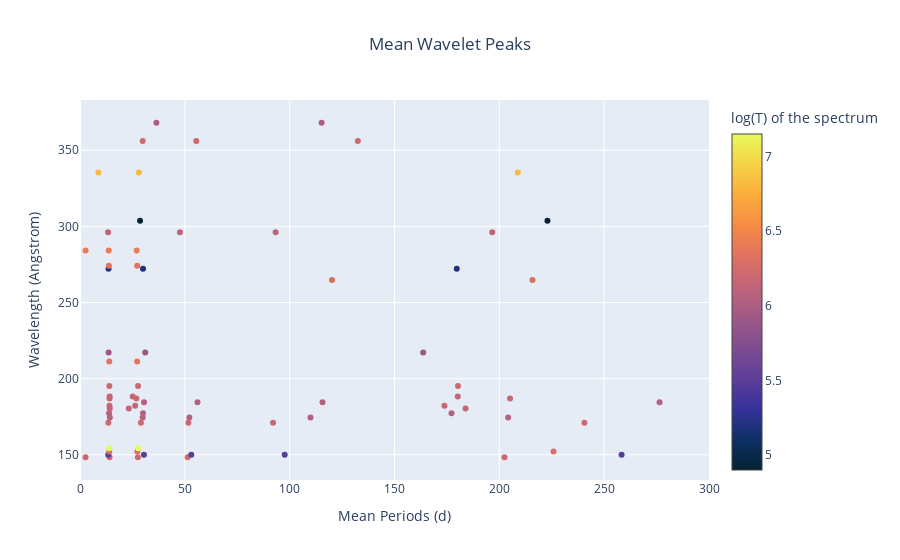

The notebook cell saved with this chart:
### Code cell
# Define a color scale: suggested: Viridis, inferno, magma, plasma, cividis,spectral
color_scale = 'thermal'

df=wavelet_mean_df.copy()


# Create figure
fig = go.Figure()

# Add scatter plot
fig.add_trace(
    go.Scatter(
        x=df['mean periods'],
        y=df['wavelength'],
        mode='markers',
        marker=dict(
            color=df['temperature'],  # Use normalized 'size' for color
            colorscale=color_scale,  # Define color scale
            colorbar=dict(title=r'log(T) of the spectrum'),  # Show color scale bar
            showscale=True,# show the color bar (color scale)
        ),
        showlegend=False, # otherwise a legend will appear on the right,
        text=df['line name'],  # Hover text shows 'size'
                )
            )

# Update layout with title
fig.update_layout(title_text="Mean Wavelet Peaks",title_x=0.5)
fig.update_xaxes(title_text="Mean Periods (d)",range=[0,300])
fig.update_yaxes(title_text="Wavelength (Angstrom)")


# Show figure
fig.show()
fig.write_html('output\wavelet_explore\peak_scatter\\by_wavelength\\mean.html')

### Figure 1 — Plotly figure (JSON) as saved in the notebook; plotly's stock layout.template omitted (floating-point values rounded to 4 significant figures)
{"data": [{"marker": {"color": [6.2, 6.2, 6.2, 6.2, 6.2, 6.2, 6.2, 6.2, 5.5, 5.5, 5.5, 5.5, 5.5, 5.5, 5.5, 6.3, 6.3, 6.3, 6.3, 6.3, 7.15, 7.15, 7.15, 7.15, 7.15, 6.2, 6.2, 6.2, 6.2, 6.2, 6.2, 6.05, 6.05, 6.05, 6.05, 6.05, 6.05, 6.05, 6.05, 6.05, 6.05, 6.05, 6.05, 6.05, 6.15, 6.15, 6.15, 6.15, 6.15, 6.15, 6.15, 6.15, 6.15, 6.15, 6.15, 6.05, 6.05, 6.05, 6.05, 6.05, 6.05, 6.2, 6.2, 6.2, 6.2, 6.2, 6.15, 6.15, 6.15, 6.15, 6.15, 6.15, 6.2, 6.2, 6.2, 6.2, 6.35, 6.35, 6.35, 5.9, 5.9, 5.9, 5.9, 5.9, 6.28, 6.28, 6.28, 6.28, 6.28, 5.2, 5.2, 5.2, 5.2, 6.35, 6.35, 6.35, 6.35, 6.4, 6.4, 6.4, 6.4, 6.1, 6.1, 6.1, 6.1, 6.1, 6.1, 4.9, 4.9, 4.9, 4.9, 6.8, 6.8, 6.8, 6.8, 6.8, 6.8, 6.2, 6.2, 6.2, 6.2, 6.2, 6, 6, 6, 6], "colorbar": {"title": {"text": "log(T) of the spectrum"}}, "colorscale": [[0, "rgb(3, 35, 51)"], [0.09091, "rgb(13, 48, 100)"], [0.1818, "rgb(53, 50, 155)"], [0.2727, "rgb(93, 62, 153)"], [0.3636, "rgb(126, 77, 143)"], [0.4545, "rgb(158, 89, 135)"], [0.5455, "rgb(193, 100, 121)"], [0.6364, "rgb(225, 113, 97)"], [0.7273, "rgb(246, 139, 69)"], [0.8182, "rgb(251, 173, 60)"], [0.9091, "rgb(246, 211, 70)"], [1, "rgb(231, 250, 90)"]], "showscale": true}, "mode": "markers", "showlegend": false, "text": ["Ni XI 148", "Ni XI 148", "Ni XI 148", "Ni XI 148", "Ni XI 148", "Ni XI 148", "Ni XI 148", "Ni XI 148", "O VI 150", "O VI 150", "O VI 150", "O VI 150", "O VI 150", "O VI 150", "O VI 150", "Ni XII 152", "Ni XII 152", "Ni XII 152", "Ni XII 152", "Ni XII 152", "Fe XXIII 154", "Fe XXIII 154", "Fe XXIII 154", "Fe XXIII 154", "Fe XXIII 154", "Fe IX 171", "Fe IX 171", "Fe IX 171", "Fe IX 171", "Fe IX 171", "Fe IX 171", "Fe IX 174", "Fe IX 174", "Fe IX 174", "Fe IX 174", "Fe IX 174", "Fe IX 174", "Fe IX 174", "Fe X 177", "Fe X 177", "Fe X 177", "Fe X 177", "Fe X 177", "Fe X 177", "Fe XI 180", "Fe XI 180", "Fe XI 180", "Fe XI 180", "Fe XI 180", "Fe XI 180", "Fe XI 182", "Fe XI 182", "Fe XI 182", "Fe XI 182", "Fe XI 182", "Fe X 185", "Fe X 185", "Fe X 185", "Fe X 185", "Fe X 185", "Fe X 185", "Fe XII 187", "Fe XII 187", "Fe XII 187", "Fe XII 187", "Fe XII 187", "Fe XI 188", "Fe XI 188", "Fe XI 188", "Fe XI 188", "Fe XI 188", "Fe XI 188", "Fe XII 195", "Fe XII 195", "Fe XII 195", "Fe XII 195", "Fe XIV 211", "Fe XIV 211", "Fe XIV 211", "Fe IX 217", "Fe IX 217", "Fe IX 217", "Fe IX 217", "Fe IX 217", "Fe XIV 265", "Fe XIV 265", "Fe XIV 265", "Fe XIV 265", "Fe XIV 265", "O IV 272", "O IV 272", "O IV 272", "O IV 272", "Fe XIV 274", "Fe XIV 274", "Fe XIV 274", "Fe XIV 274", "Fe XV 284", "Fe XV 284", "Fe XV 284", "Fe XV 284", "Si IX 296", "Si IX 296", "Si IX 296", "Si IX 296", "Si IX 296", "Si IX 296", "He II 304", "He II 304", "He II 304", "He II 304", "Fe XVI 335", "Fe XVI 335", "Fe XVI 335", "Fe XVI 335", "Fe XVI 335", "Fe XVI 335", "Si X 356", "Si X 356", "Si X 356", "Si X 356", "Si X 356", "Mg IX 368", "Mg IX 368", "Mg IX 368", "Mg IX 368"], "type": "scatter", "x": [14.12, 27.62, 51.37, 2.666, 202.4, 359.4, 548.7, 1145.0, 13.48, 30.5, 53.08, 97.63, 258.3, null, 1031.0, 13.94, 27.37, 225.8, 502.9, 825.8, 13.96, 27.74, 405.3, 651.3, 1327.0, 13.53, 29.05, 51.69, 92.07, 240.6, 871.3, 14.23, 29.9, 52.15, 109.9, 204.2, 372.5, 1124.0, 13.86, 30.05, null, 177.2, 451.3, 711.9, 14.19, 23.3, null, 183.9, 397.8, null, 14.08, 26.32, 173.8, 403.1, null, null, 30.55, 56.04, 115.7, 276.4, 931.9, 14.09, 26.9, 205.1, 392.3, 1081.0, 14.14, 25.17, 180.2, 393.8, null, 1338.0, 14.01, 27.69, 180.3, 411.1, 13.97, 27.28, 425.7, 13.62, 31.12, 163.7, 389.6, 657.6, null, 120.2, 215.8, 398.3, 911.2, 13.6, 30.06, 179.7, 465.2, 13.79, 27.29, null, 1354.0, 13.7, 27.03, null, 2.666, 13.39, null, 47.67, 93.31, 196.6, 401.3, 28.64, 223.0, 394.8, 816.0, 28.08, 8.802, null, 208.8, 622.2, 852.2, 29.89, 55.46, 132.5, 396.8, 1108.0, 36.45, 115.2, 400.3, 882.7], "y": [148.4, 148.4, 148.4, 148.4, 148.4, 148.4, 148.4, 148.4, 150.1, 150.1, 150.1, 150.1, 150.1, 150.1, 150.1, 152.2, 152.2, 152.2, 152.2, 152.2, 154.3, 154.3, 154.3, 154.3, 154.3, 171.1, 171.1, 171.1, 171.1, 171.1, 171.1, 174.5, 174.5, 174.5, 174.5, 174.5, 174.5, 174.5, 177.2, 177.2, 177.2, 177.2, 177.2, 177.2, 180.4, 180.4, 180.4, 180.4, 180.4, 180.4, 182.2, 182.2, 182.2, 182.2, 182.2, 184.5, 184.5, 184.5, 184.5, 184.5, 184.5, 186.9, 186.9, 186.9, 186.9, 186.9, 188.3, 188.3, 188.3, 188.3, 188.3, 188.3, 195.1, 195.1, 195.1, 195.1, 211.3, 211.3, 211.3, 217.1, 217.1, 217.1, 217.1, 217.1, 264.8, 264.8, 264.8, 264.8, 264.8, 272.1, 272.1, 272.1, 272.1, 274.2, 274.2, 274.2, 274.2, 284.2, 284.2, 284.2, 284.2, 296.1, 296.1, 296.1, 296.1, 296.1, 296.1, 303.8, 303.8, 303.8, 303.8, 335.4, 335.4, 335.4, 335.4, 335.4, 335.4, 356.0, 356.0, 356.0, 356.0, 356.0, 368.1, 368.1, 368.1, 368.1]}], "layout": {"title": {"text": "Mean Wavelet Peaks", "x": 0.5}, "xaxis": {"range": [0, 300], "title": {"text": "Mean Periods (d)"}}, "yaxis": {"title": {"text": "Wavelength (Angstrom)"}}}}
